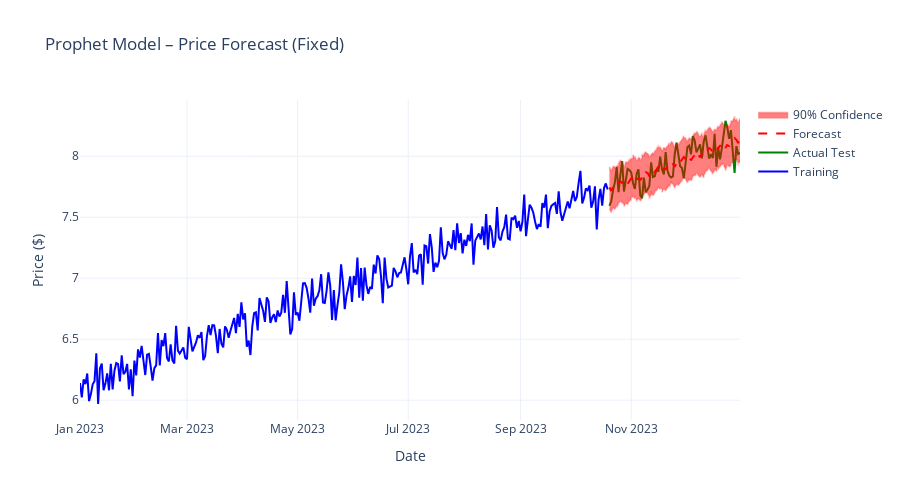

The cell this chart's notebook holds for it:
### Code cell
print("\n" + "="*60)
print("🔮 MODEL 1: PROPHET FORECASTING")
print("="*60)

# =========================
# Prepare data for Prophet
# =========================
prophet_train = train_df[['date', 'price_mean']].copy()
prophet_train.columns = ['ds', 'y']

# 🔧 FIX 1: use LAGGED + SMOOTHED regressors (no extra features beyond this)
prophet_train['sentiment'] = train_df['sentiment_mean'].shift(1).rolling(3).mean()
prophet_train['search'] = train_df['search_interest'].shift(1).rolling(3).mean()

prophet_train = prophet_train.dropna()

# =========================
# Train Prophet (FIXED)
# =========================
prophet_model = Prophet(
    yearly_seasonality=False,            # 🔧 FIX 2
    weekly_seasonality=True,
    daily_seasonality=False,
    seasonality_mode='additive',          # 🔧 FIX 3
    changepoint_prior_scale=0.05,         # 🔧 FIX 4
    interval_width=0.9
)

prophet_model.add_regressor('sentiment', standardize=True)
prophet_model.add_regressor('search', standardize=True)

print("⏳ Training Prophet model...")
prophet_model.fit(prophet_train)
print("✅ Prophet trained!")

# =========================
# Predict on test set
# =========================
prophet_test = test_df[['date']].copy()
prophet_test.columns = ['ds']

prophet_test['sentiment'] = test_df['sentiment_mean'].shift(1).rolling(3).mean()
prophet_test['search'] = test_df['search_interest'].shift(1).rolling(3).mean()

prophet_test = prophet_test.dropna()

forecast = prophet_model.predict(prophet_test)

# =========================
# Metrics
# =========================
y_true = test_df.loc[prophet_test.index, 'price_mean'].values
y_pred_prophet = forecast['yhat'].values

prophet_mae = mean_absolute_error(y_true, y_pred_prophet)
prophet_rmse = np.sqrt(mean_squared_error(y_true, y_pred_prophet))
prophet_mape = np.mean(np.abs((y_true - y_pred_prophet) / y_true)) * 100
prophet_r2 = r2_score(y_true, y_pred_prophet)

print(f"\n📊 Prophet Performance:")
print(f"   MAE:  ${prophet_mae:.2f}")
print(f"   RMSE: ${prophet_rmse:.2f}")
print(f"   MAPE: {prophet_mape:.2f}%")
print(f"   R²:   {prophet_r2:.3f}")

# =========================
# Visualize
# =========================
fig = go.Figure()
fig.add_trace(go.Scatter(
    x=train_df['date'],
    y=train_df['price_mean'],
    name='Training',
    line=dict(color='blue')
))

fig.add_trace(go.Scatter(
    x=test_df['date'],
    y=test_df['price_mean'],
    name='Actual Test',
    line=dict(color='green')
))

fig.add_trace(go.Scatter(
    x=forecast['ds'],
    y=forecast['yhat'],
    name='Forecast',
    line=dict(color='red', dash='dash')
))

fig.add_trace(go.Scatter(
    x=forecast['ds'],
    y=forecast['yhat_upper'],
    mode='lines',
    line_color='rgba(255,0,0,0.2)',
    showlegend=False
))

fig.add_trace(go.Scatter(
    x=forecast['ds'],
    y=forecast['yhat_lower'],
    fill='tonexty',
    mode='lines',
    line_color='rgba(255,0,0,0.2)',
    name='90% Confidence'
))

fig.update_layout(
    title='Prophet Model – Price Forecast (Fixed)',
    xaxis_title='Date',
    yaxis_title='Price ($)',
    height=500,
    template='plotly_white'
)

fig.show()

### Figure 1 — Plotly figure (JSON) as saved in the notebook; plotly's stock layout.template omitted (floating-point values rounded to 4 significant figures; data arrays with more than 128 entries replaced by an {"elided": "..."} marker saying what was removed)
{"data": [{"line": {"color": "blue"}, "name": "Training", "type": "scatter", "x": {"elided": "1168 str values"}, "y": {"elided": "1168 float values"}}, {"line": {"color": "green"}, "name": "Actual Test", "type": "scatter", "x": {"elided": "292 str values"}, "y": {"elided": "292 float values"}}, {"line": {"color": "red", "dash": "dash"}, "name": "Forecast", "type": "scatter", "x": {"elided": "289 str values"}, "y": {"elided": "289 float values"}}, {"line": {"color": "rgba(255,0,0,0.2)"}, "mode": "lines", "showlegend": false, "type": "scatter", "x": {"elided": "289 str values"}, "y": {"elided": "289 float values"}}, {"fill": "tonexty", "line": {"color": "rgba(255,0,0,0.2)"}, "mode": "lines", "name": "90% Confidence", "type": "scatter", "x": {"elided": "289 str values"}, "y": {"elided": "289 float values"}}], "layout": {"height": 500, "title": {"text": "Prophet Model – Price Forecast (Fixed)"}, "xaxis": {"title": {"text": "Date"}}, "yaxis": {"title": {"text": "Price ($)"}}}}
